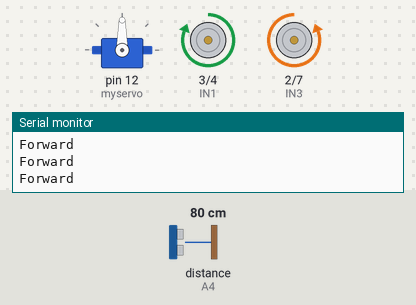
The sketch below on a simulated Arduino Uno, built with avr-gcc and run on an emulated ATmega328P. Shown: servo, motor-driver pin pairs drawn as motors (green arrow = first pin HIGH = forward, orange = second pin HIGH = backward, longer = more drive, scaled by the enable pin), the last lines printed to the serial monitor. Wiring (inferred from the names in the program): ultrasonic range finder: trigger A5; echo A4. The test bench sets the inputs (shaded band); at power-on: distance to the obstacle (sensor on A4) 80 cm. The echo pulse lasts 58.3 µs per cm.

Above: at 1.8 s.
1.9 s: distance to the obstacle (sensor on A4) set to 24 cm
3.4 s: distance to the obstacle (sensor on A4) set to 19 cm
At 5.0 s:
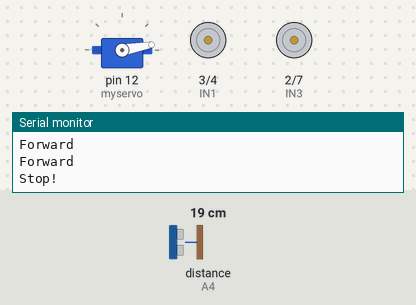
6.5 s: distance to the obstacle (sensor on A4) set to 35 cm
At 9.4 s:
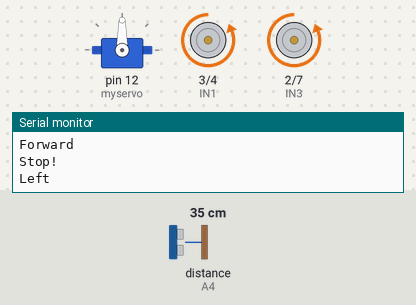
9.6 s: distance to the obstacle (sensor on A4) set to 2 cm
At 12.5 s:
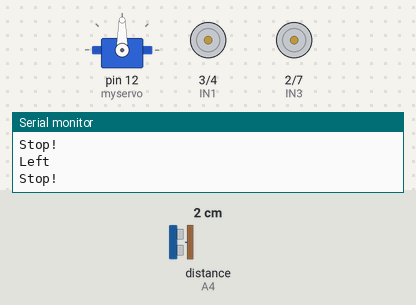
12.7 s: distance to the obstacle (sensor on A4) set to 4 cm
At 15.7 s:
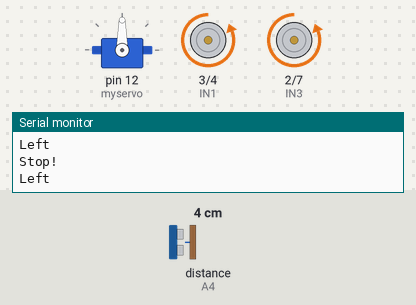
15.8 s: distance to the obstacle (sensor on A4) set to 60 cm
At 16.6 s:
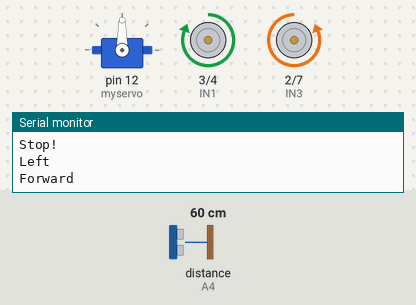
Timing chart, 0 to 18.7 s (numbered marks = the images above; inputs shaded):
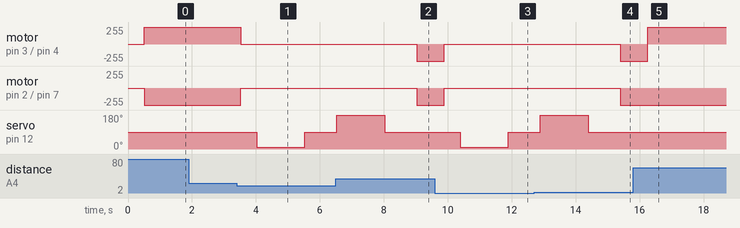

The sketch:

4wd_car_part_3.ino
```cpp
// ENA  ENB   IN1   IN2   IN3   IN4   Description
// HIGH HIGH  HIGH  LOW   LOW   HIGH  Car is running forward
// HIGH HIGH  LOW   HIGH  HIGH  LOW   Car is running back
// HIGH HIGH  LOW   HIGH  LOW   HIGH  Car is running left
// HIGH HIGH  HIGH  LOW   HIGH  LOW   Car is running right
// HIGH HIGH  LOW   LOW   LOW   LOW   Car is stoped
// HIGH HIGH  HIGH  HIGH  HIGH  HIGH  Car is stoped
// LOW  LOW   N/A   N/A   N/A   N/A   Car is stoped

//---test bluetooth---
// #define LED 13    // define 13 pin for LED
// bool state = LOW; // The initial state of the function is defined as a low level
// char getstr;      // Defines a function that receives the Bluetooth character

// void setup() {
//   pinMode(LED, OUTPUT);
//   Serial.begin(9600);
// }

// // Control LED sub function
// void stateChange(){
//   state = !state;
//   digitalWrite(LED, state);
// }

// void loop(){
//   // The Bluetooth serial port to receive the data in the function
//   getstr = Serial.read();
//   if (getstr == 'a'){
//     stateChange();
//   }
// }
//---test bluetooth---

// #define ENA 5
// #define ENB 6
// #define IN1 3
// #define IN2 4
// #define IN3 2
// #define IN4 7
// #define LED 13

// unsigned char carSpeed = 150;
// bool state = LOW;
// char getstr;

// void forward(){
//   digitalWrite(ENA, HIGH);
//   digitalWrite(ENB, HIGH);
//   digitalWrite(IN1, HIGH);
//   digitalWrite(IN2,  LOW);
//   digitalWrite(IN3, LOW);
//   digitalWrite(IN4, HIGH);
//   Serial.println("Forward");
//   }

// void back(){
//   digitalWrite(ENA, HIGH);
//   digitalWrite(ENB, HIGH);
//   digitalWrite(IN1, LOW);
//   digitalWrite(IN2, HIGH);
//   digitalWrite(IN3, HIGH);
//   digitalWrite(IN4, LOW);
//   Serial.println("Back");
//   }

// void left(){
//   digitalWrite(ENA, HIGH);
//   digitalWrite(ENB, HIGH);
//   digitalWrite(IN1, LOW);
//   digitalWrite(IN2, HIGH);
//   digitalWrite(IN3, LOW);
//   digitalWrite(IN4, HIGH);
//   Serial.println("Left");
//   }

// void right(){
//   digitalWrite(ENA, HIGH);
//   digitalWrite(ENB, HIGH);
//   digitalWrite(IN1, HIGH);
//   digitalWrite(IN2, LOW);
//   digitalWrite(IN3, HIGH);
//   digitalWrite(IN4, LOW);
//   Serial.println("Right");
//   }

// void stop(){
//  digitalWrite(ENA, LOW);
//  digitalWrite(ENB, LOW);
//  Serial.println("Stop!");
// }

// void stateChange(){
//   state = !state;
//   digitalWrite(LED, state)
//   Serial.println("Light");
// }

// void setup(){
//   myservo.attach(A0);
//   Serial.begin(9600);
//   // pinMode(Echo, INPUT);
//   // pinMode(Trig, OUTPUT);
//   pinMode(LED, OUTPUT);
//   pinMode(IN1,OUTPUT);
//   pinMode(IN2,OUTPUT);
//   pinMode(IN3,OUTPUT);
//   pinMode(IN4,OUTPUT);
//   pinMode(ENA,OUTPUT);
//   pinMode(ENB,OUTPUT);
//   stop();
// }

// void loop() {
//   getstr = Serial.read();
//   switch(getstr){
//     case 'w' : forward();
//     break;

//     case 's' : back();
//     break;

//     case 'a' : left();
//     break;

//     case 'd' : right();
//     break;

//     case 'f' : stop();
//     break;

//     case 'c' : stateChange();
//     break;

//     default : break;

//   }
// }

//---test bluetooth---


// // ----part1--- //
#include <Servo.h>
Servo myservo;

int Echo = A4;
int Trig = A5;

#define ENA 5
#define ENB 6
#define IN1 3
#define IN2 4
#define IN3 2
#define IN4 7
#define carSpeed 150
int rightDistance = 0, leftDistance = 0, middleDistance = 0;

void forward(){
  digitalWrite(ENA, carSpeed);
  digitalWrite(ENB, carSpeed);
  digitalWrite(IN1, HIGH);
  digitalWrite(IN2,  LOW);
  digitalWrite(IN3, LOW);
  digitalWrite(IN4, HIGH);
  Serial.println("Forward");
  }

void back(){
  digitalWrite(ENA, carSpeed);
  digitalWrite(ENB, carSpeed);
  digitalWrite(IN1, LOW);
  digitalWrite(IN2, HIGH);
  digitalWrite(IN3, HIGH);
  digitalWrite(IN4, LOW);
  Serial.println("Back");
  }

void left(){
  digitalWrite(ENA, carSpeed);
  digitalWrite(ENB, carSpeed);
  digitalWrite(IN1, LOW);
  digitalWrite(IN2, HIGH);
  digitalWrite(IN3, LOW);
  digitalWrite(IN4, HIGH);
  Serial.println("Left");
  }

void right(){
  digitalWrite(ENA, carSpeed);
  digitalWrite(ENB, carSpeed);
  digitalWrite(IN1, HIGH);
  digitalWrite(IN2, LOW);
  digitalWrite(IN3, HIGH);
  digitalWrite(IN4, LOW);
  Serial.println("Right");
  }

void stop(){
 digitalWrite(ENA, LOW);
 digitalWrite(ENB, LOW);
 Serial.println("Stop!");
}

int Distance_test(){
 digitalWrite(Trig, LOW);
 delayMicroseconds(2);
 digitalWrite(Trig, HIGH);
 delayMicroseconds(20);
 digitalWrite(Trig, LOW);
 float Fdistance = pulseIn(Echo, HIGH);
 Fdistance = Fdistance / 58;
 return (int)Fdistance;
}


void setup(){
  myservo.attach(12);
  Serial.begin(9600);
  pinMode(Echo, INPUT);
  pinMode(Trig, OUTPUT);
  pinMode(IN1,OUTPUT);
  pinMode(IN2,OUTPUT);
  pinMode(IN3,OUTPUT);
  pinMode(IN4,OUTPUT);
  pinMode(ENA,OUTPUT);
  pinMode(ENB,OUTPUT);
  stop();
}

void loop(){
  // forward();
  // delay(1000);
  // back();
  // delay(1000);
  // left();
  // delay(1000);
  // right();
  // delay(1000);
 myservo.write(90);
 delay(500);
 middleDistance = Distance_test();
 if(middleDistance <= 20){
   stop();
   delay(500);
   myservo.write(10);
   delay(1000);
   rightDistance = Distance_test();

   delay(500);
   myservo.write(90);
   delay(1000);
   myservo.write(180);
   delay(1000);
   leftDistance = Distance_test();

   delay(500);
   myservo.write(90);
   delay(1000);
   if(rightDistance > leftDistance) {
     right();
     delay(360);
   }
   else if (rightDistance < leftDistance){
     left();
     delay(360);
     }
   else if ((rightDistance <= 20) || (leftDistance <= 20)) {
     back();
     delay(180);
     }
   else {
     forward();
   }
 }
 else{
    forward();
  }
}


// ----part1--- //
```

Measured:
- the behaviour switches between 22 and 21 cm on distance to the obstacle (sensor on A4) (found by bisection; images 0 and 1)
- after the input at 3.4 s, motor on pin 3 (IN1) / pin 4 (IN2): forward 255/255 → stopped after 0.12 s; motor on pin 2 (IN3) / pin 7 (IN4): backward 255/255 → stopped after 0.12 s; servo on pin 12 (myservo): 90° → 10° after 0.62 s, → 90° 1.5 s later
- after the input at 6.5 s, motor on pin 3 (IN1) / pin 4 (IN2), motor on pin 2 (IN3) / pin 7 (IN4): stopped → backward 255/255 after 2.5 s
- after the input at 9.6 s, motor on pin 3 (IN1) / pin 4 (IN2), motor on pin 2 (IN3) / pin 7 (IN4): backward 255/255 → stopped after 0.29 s; servo on pin 12 (myservo): 90° → 10° after 0.79 s, → 90° 1.5 s later
- after the input at 12.7 s, motor on pin 3 (IN1) / pin 4 (IN2), motor on pin 2 (IN3) / pin 7 (IN4): stopped → backward 255/255 after 2.7 s
- after the input at 15.8 s, motor on pin 3 (IN1) / pin 4 (IN2): backward 255/255 → forward 255/255 after 0.46 s; motor on pin 2 (IN3) / pin 7 (IN4): stays backward 255/255 (without the input it goes to stopped after 0.45 s); servo on pin 12 (myservo): stays 90° (without the input it goes to 10° after 0.95 s)
